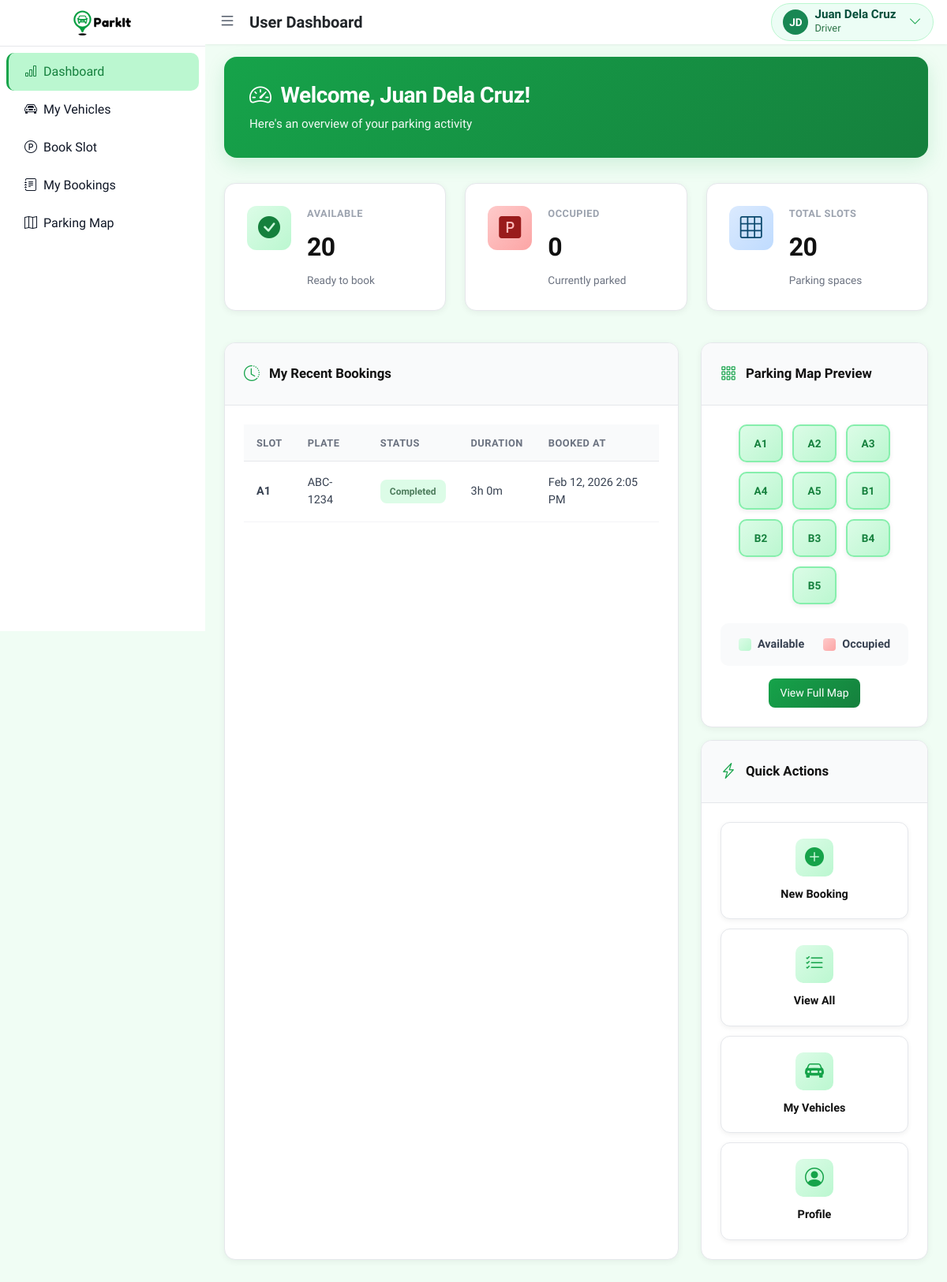
/ (signed in), run on the app's committed database.
### tables this page shows
CREATE TABLE IF NOT EXISTS bookings (
    id INT PRIMARY KEY AUTO_INCREMENT,
    user_id INT NOT NULL,
    vehicle_id INT NOT NULL,
    parking_slot_id INT NOT NULL,
    status ENUM('pending', 'parked', 'completed', 'cancelled') NOT NULL DEFAULT 'pending',
    booked_at DATETIME NOT NULL,
    entry_time DATETIME NULL,
    exit_time DATETIME NULL,
    created_at TIMESTAMP DEFAULT CURRENT_TIMESTAMP,
    updated_at TIMESTAMP DEFAULT CURRENT_TIMESTAMP ON UPDATE CURRENT_TIMESTAMP,
    FOREIGN KEY (user_id) REFERENCES users(id) ON DELETE CASCADE,
    FOREIGN KEY (vehicle_id) REFERENCES vehicles(id) ON DELETE CASCADE,
    FOREIGN KEY (parking_slot_id) REFERENCES parking_slots(id) ON DELETE RESTRICT
);

CREATE TABLE IF NOT EXISTS parking_slots (
    id INT PRIMARY KEY AUTO_INCREMENT,
    slot_number VARCHAR(10) NOT NULL UNIQUE,
    slot_row INT NOT NULL,
    slot_column INT NOT NULL,
    status ENUM('available', 'occupied') NOT NULL DEFAULT 'available',
    created_at TIMESTAMP DEFAULT CURRENT_TIMESTAMP,
    updated_at TIMESTAMP DEFAULT CURRENT_TIMESTAMP ON UPDATE CURRENT_TIMESTAMP
);

CREATE TABLE IF NOT EXISTS vehicles (
    id INT PRIMARY KEY AUTO_INCREMENT,
    user_id INT NOT NULL,
    plate_number VARCHAR(20) NOT NULL,
    model VARCHAR(100),
    color VARCHAR(50),
    is_default TINYINT(1) NOT NULL DEFAULT 0,
    created_at TIMESTAMP DEFAULT CURRENT_TIMESTAMP,
    FOREIGN KEY (user_id) REFERENCES users(id) ON DELETE CASCADE,
    UNIQUE KEY unique_plate (plate_number)
);

### config/init.php (called while the page is built, shortened)
<?php
function isLoggedIn() {
    return isset($_SESSION['user_id']) && !empty($_SESSION['user_id']);
}
function isAdmin() {
    return false;
}
function currentUserName() {
    if (!empty($_SESSION['full_name'])) return $_SESSION['full_name'];
    return '';
}

### index.php (the view, shortened to what this page needs)
<?php
require_once __DIR__ . '/config/init.php';
$pdo = getDB();
$total_slots = (int) $pdo->query('SELECT COUNT(*) FROM parking_slots')->fetchColumn();
$maintenance = (int) $pdo->query("SELECT COUNT(*) FROM parking_slots WHERE status = 'maintenance'")->fetchColumn();
$occupied = $pdo->query("SELECT COUNT(*) FROM bookings WHERE status IN ('parked', 'pending')")->fetchColumn();
$available = $total_slots - $maintenance - $occupied;
if (isAdmin()) {
    $recent = $pdo->query("
        SELECT b.id, b.status, b.booked_at, u.full_name, v.plate_number, ps.slot_number
        FROM bookings b
        JOIN users u ON b.user_id = u.id
        JOIN vehicles v ON b.vehicle_id = v.id
        JOIN parking_slots ps ON b.parking_slot_id = ps.id
        ORDER BY b.created_at DESC LIMIT 10
    ")->fetchAll();
} else {
    $stmt = $pdo->prepare("
        SELECT b.id, b.status, b.booked_at, b.entry_time, b.exit_time, v.plate_number, ps.slot_number,
               GREATEST(TIMESTAMPDIFF(MINUTE, b.entry_time, COALESCE(b.exit_time, NOW())), 0) AS duration_minutes
        FROM bookings b
        JOIN vehicles v ON b.vehicle_id = v.id
        JOIN parking_slots ps ON b.parking_slot_id = ps.id
        WHERE b.user_id = ? ORDER BY b.created_at DESC LIMIT 5
    ");
    $stmt->execute([currentUserId()]);
    $recent = $stmt->fetchAll();
}
$map_slots = [];
if (!isAdmin()) {
    $map_slots = $pdo->query('SELECT slot_number, status FROM parking_slots ORDER BY slot_row, slot_column LIMIT 10')->fetchAll();
}
require __DIR__ . '/includes/header.php';
?>
<div class="dashboard-page">
<?php if (!isAdmin()): ?>
<div class="dashboard-header">
    <h3><i class="bi bi-speedometer2"></i> Welcome, <?= htmlspecialchars(currentUserName()) ?>!</h3>
    <p>Here's an overview of your parking activity</p>
</div>
<div class="stats-grid">
    <div class="stat-card">
        <div class="stat-icon available">
            <i class="bi bi-check-circle-fill"></i>
        </div>
        <div>
            <div class="stat-label">Available</div>
            <div class="stat-value"><?= (int) $available ?></div>
            <div class="stat-desc">Ready to book</div>
        </div>
    </div>
    <div class="stat-card">
        <div class="stat-icon occupied">
            <i class="bi bi-p-square-fill"></i>
        </div>
        <div>
            <div class="stat-label">Occupied</div>
            <div class="stat-value"><?= (int) $occupied ?></div>
            <div class="stat-desc">Currently parked</div>
        </div>
    </div>
    <div class="stat-card">
        <div class="stat-icon total">
            <i class="bi bi-grid-3x3"></i>
        </div>
        <div>
            <div class="stat-label">Total Slots</div>
            <div class="stat-value"><?= $total_slots ?></div>
            <div class="stat-desc">Parking spaces</div>
        </div>
    </div>
</div>
<div class="dashboard-content">
    <div class="dashboard-card">
        <div class="dashboard-card-header">
            <i class="bi bi-clock-history"></i>
            <span>My Recent Bookings</span>
        </div>
        <div class="dashboard-card-body">
            <?php if (empty($recent)): ?>
                <p class="text-muted mb-0">No bookings yet. <a href="<?= BASE_URL ?>/booking.php">Book a slot now!</a></p>
            <?php else: ?>
                <div class="table-responsive">
                    <table class="booking-table">
                        <thead>
                            <tr>
                                <th>Slot</th>
                                <th>Plate</th>
                                <th>Status</th>
                                <th>Duration</th>
                                <th>Booked At</th>
                            </tr>
                        </thead>
                        <tbody>
                            <?php foreach ($recent as $r): ?>
                                <tr>
                                    <td><strong><?= htmlspecialchars($r['slot_number']) ?></strong></td>
                                    <td><?= htmlspecialchars($r['plate_number']) ?></td>
                                    <td><span class="status-badge status-<?= $r['status'] ?>"><?= ucfirst($r['status']) ?></span></td>
                                    <td>
                                        <?php
                                        if (isset($r['duration_minutes'])) {
                                            $mins = (int) $r['duration_minutes'];
                                            $hours = floor($mins / 60);
                                            $remainder = $mins % 60;
                                            echo $hours . 'h ' . $remainder . 'm';
                                        } else {
                                            echo '-';
                                        }
                                        ?>
                                    </td>
                                    <td><?= date('M j, Y g:i A', strtotime($r['booked_at'])) ?></td>
                                </tr>
                            <?php endforeach; ?>
                        </tbody>
                    </table>
                </div>
            <?php endif; ?>
        </div>
    </div>
    <div>
        <div class="dashboard-card mb-3">
            <div class="dashboard-card-header">
                <i class="bi bi-grid-3x3-gap"></i>
                <span>Parking Map Preview</span>
            </div>
            <div class="dashboard-card-body">
                <?php if (!empty($map_slots)): ?>
                    <div class="slot-map-grid">
                        <?php foreach ($map_slots as $s): ?>
                            <div class="slot-mini slot-<?= $s['status'] === 'available' ? 'available' : 'occupied' ?>">
                                <?= htmlspecialchars($s['slot_number']) ?>
                            </div>
                        <?php endforeach; ?>
                    </div>
                    <div class="map-legend">
                        <div class="map-legend-item">
                            <div class="map-legend-box available"></div>
                            <span>Available</span>
                        </div>
                        <div class="map-legend-item">
                            <div class="map-legend-box occupied"></div>
                            <span>Occupied</span>
                        </div>
                    </div>
                    <div class="text-center mt-3">
                        <a href="<?= BASE_URL ?>/parking-map.php" class="btn btn-sm" style="background: linear-gradient(135deg, #16a34a 0%, #15803d 100%); color: #fff; border: none; padding: .5rem .9rem; border-radius: .5rem;">View Full Map</a>
                    </div>
                <?php else: ?>
                    <p class="text-muted mb-0">No parking slots configured yet.</p>
                <?php endif; ?>
            </div>
        </div>
        <div class="dashboard-card">
            <div class="dashboard-card-header">
                <i class="bi bi-lightning-charge"></i>
                <span>Quick Actions</span>
            </div>
            <div class="dashboard-card-body">
                <div class="quick-actions">
                    <a href="<?= BASE_URL ?>/booking.php" class="quick-action-btn">
                        <div class="quick-action-icon">
                            <i class="bi bi-plus-circle-fill"></i>
                        </div>
                        <div class="quick-action-text">New Booking</div>
                    </a>
                    <a href="<?= BASE_URL ?>/bookings.php" class="quick-action-btn">
                        <div class="quick-action-icon">
                            <i class="bi bi-list-check"></i>
                        </div>
                        <div class="quick-action-text">View All</div>
                    </a>
                    <a href="<?= BASE_URL ?>/vehicles.php" class="quick-action-btn">
                        <div class="quick-action-icon">
                            <i class="bi bi-car-front-fill"></i>
                        </div>
                        <div class="quick-action-text">My Vehicles</div>
                    </a>
                    <a href="<?= BASE_URL ?>/profile.php" class="quick-action-btn">
                        <div class="quick-action-icon">
                            <i class="bi bi-person-circle"></i>
                        </div>
                        <div class="quick-action-text">Profile</div>
                    </a>
                </div>
            </div>
        </div>
    </div>
</div>
<?php endif; ?>
</div>
<?php require __DIR__ . '/includes/footer.php'; ?>

### data on the page
bookings: parking_slot.slot_number "A1", vehicle.plate_number "ABC-1234", status "Completed", hours "3", remainder "0", booked_at "Feb 12, 2026 2:05 PM"
parking_slots: slot_number "A1"
parking_slots: slot_number "A2"
parking_slots: slot_number "A3"
parking_slots: slot_number "A4"
parking_slots: slot_number "A5"
parking_slots: slot_number "B1"
parking_slots: slot_number "B2"
parking_slots: slot_number "B3"
parking_slots: slot_number "B4"
parking_slots: slot_number "B5"

### other printed values
$page_title "User Dashboard"
substr($initials,0,2) "JD"
$profileName "Juan Dela Cruz"
$profileRoleLabel "Driver"
currentUserName() "Juan Dela Cruz"
$available "20"
$occupied "0"
$total_slots "20"
